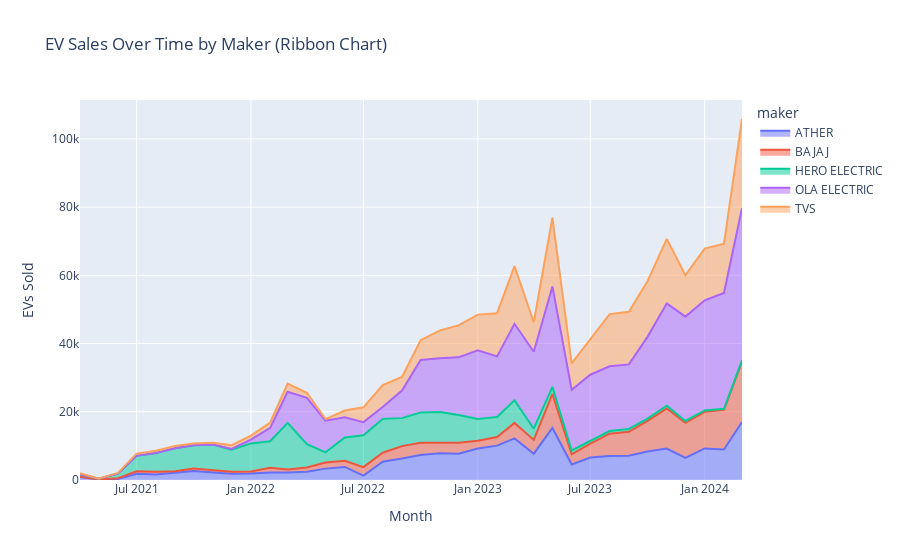

The cell this chart's notebook holds for it:
### Code cell
import pandas as pd
import plotly.express as px

# Assume df contains:
# date, maker, electric_vehicles_sold

# Step 1: Make sure date is datetime
df['date'] = pd.to_datetime(df['date'])

# Step 2: Group by maker and date
df_top_makers = df[df['maker'].isin(['OLA ELECTRIC', 'TVS', 'ATHER', 'HERO ELECTRIC', 'BAJAJ'])]
df_grouped = df_top_makers.groupby(['date', 'maker'])['electric_vehicles_sold'].sum().reset_index()

# Step 3: Create area (ribbon) chart
fig = px.area(
    df_grouped,
    x='date',
    y='electric_vehicles_sold',
    color='maker',
    title='EV Sales Over Time by Maker (Ribbon Chart)',
    labels={'electric_vehicles_sold': 'EVs Sold', 'date': 'Month'},
    line_group='maker'
)

fig.show()
